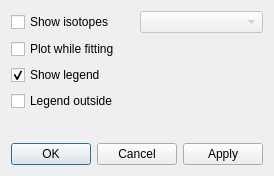
<?xml version="1.0" encoding="UTF-8"?>
<ui version="4.0">
 <class>PlotDialog</class>
 <widget class="QDialog" name="PlotDialog">
  <property name="geometry">
   <rect>
    <x>0</x>
    <y>0</y>
    <width>270</width>
    <height>176</height>
   </rect>
  </property>
  <property name="windowTitle">
   <string>Plot settings</string>
  </property>
  <layout class="QVBoxLayout" name="verticalLayout_2">
   <item>
    <layout class="QVBoxLayout" name="verticalLayout">
     <item>
      <layout class="QHBoxLayout" name="horizontalLayout">
       <item>
        <widget class="QCheckBox" name="isotopesCheckBox">
         <property name="text">
          <string>Show isotopes</string>
         </property>
        </widget>
       </item>
       <item>
        <widget class="QComboBox" name="comboBox">
         <property name="enabled">
          <bool>false</bool>
         </property>
        </widget>
       </item>
      </layout>
     </item>
     <item>
      <widget class="QCheckBox" name="plotWhileFittingCheckBox">
       <property name="text">
        <string>Plot while fitting</string>
       </property>
      </widget>
     </item>
     <item>
      <widget class="QCheckBox" name="showlegendCheckBox">
       <property name="text">
        <string>Show legend</string>
       </property>
       <property name="checked">
        <bool>true</bool>
       </property>
      </widget>
     </item>
     <item>
      <widget class="QCheckBox" name="legendOutsideCheckBox">
       <property name="text">
        <string>Legend outside</string>
       </property>
      </widget>
     </item>
     <item>
      <spacer name="verticalSpacer">
       <property name="orientation">
        <enum>Qt::Vertical</enum>
       </property>
       <property name="sizeHint" stdset="0">
        <size>
         <width>20</width>
         <height>40</height>
        </size>
       </property>
      </spacer>
     </item>
    </layout>
   </item>
   <item>
    <widget class="QDialogButtonBox" name="buttonBox">
     <property name="orientation">
      <enum>Qt::Horizontal</enum>
     </property>
     <property name="standardButtons">
      <set>QDialogButtonBox::Apply|QDialogButtonBox::Cancel|QDialogButtonBox::Ok</set>
     </property>
    </widget>
   </item>
  </layout>
 </widget>
 <tabstops>
  <tabstop>isotopesCheckBox</tabstop>
  <tabstop>comboBox</tabstop>
  <tabstop>plotWhileFittingCheckBox</tabstop>
  <tabstop>showlegendCheckBox</tabstop>
  <tabstop>legendOutsideCheckBox</tabstop>
 </tabstops>
 <resources/>
 <connections>
  <connection>
   <sender>buttonBox</sender>
   <signal>accepted()</signal>
   <receiver>PlotDialog</receiver>
   <slot>accept()</slot>
   <hints>
    <hint type="sourcelabel">
     <x>248</x>
     <y>254</y>
    </hint>
    <hint type="destinationlabel">
     <x>157</x>
     <y>274</y>
    </hint>
   </hints>
  </connection>
  <connection>
   <sender>buttonBox</sender>
   <signal>rejected()</signal>
   <receiver>PlotDialog</receiver>
   <slot>reject()</slot>
   <hints>
    <hint type="sourcelabel">
     <x>316</x>
     <y>260</y>
    </hint>
    <hint type="destinationlabel">
     <x>286</x>
     <y>274</y>
    </hint>
   </hints>
  </connection>
 </connections>
</ui>
